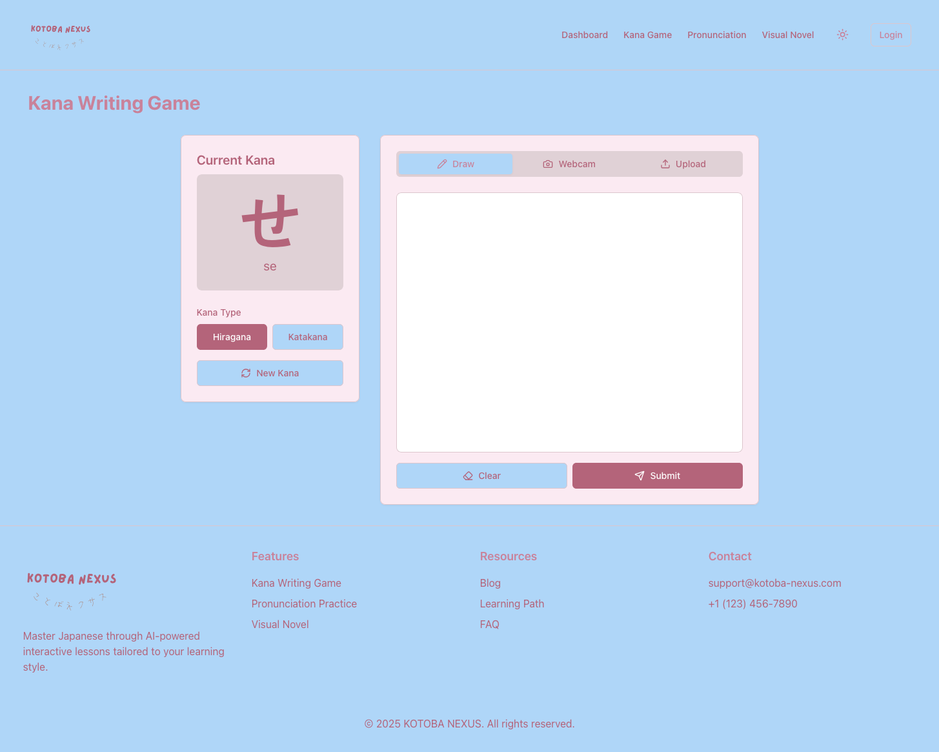
#> input picture KanaWritingGame.png, 939 x 752 px, shrunk from 1455 x 1165 before the run
$ python -i vision_service.py   (imports and definitions only)
#> lines starting #> are read from the running program, lines starting #| are printed output that depends on the picture
# vision_service.py
import os
import base64
from typing import List, Dict, Any, Optional
import requests
from io import BytesIO
from PIL import Image
import numpy as np
from anthropic import Anthropic

class VisionService:
    """Service for processing images with Claude Vision API for OCR and character recognition"""

    def __init__(self):
        """Initialize the vision service with Claude client"""
        self.claude = Anthropic(api_key=os.getenv("CLAUDE_API_KEY"))
        self.model = "claude-3-opus-20240229"

    # [119 lines left out: functions process_image, recognize_characters, not called in this run]

>>> import cv2
>>> picture = cv2.imread('../../../../KanaWritingGame.png', cv2.IMREAD_GRAYSCALE)
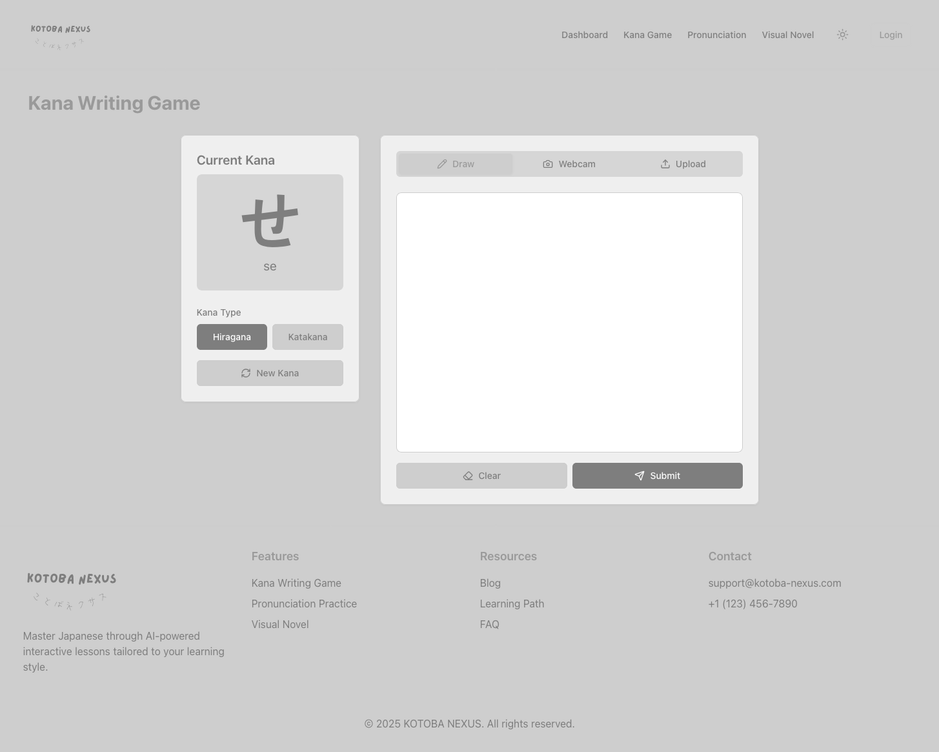
#> picture: shape (752, 939); min 103, max 255, mean 213.5
#> (the run stopped early here; a loop or call above may not have finished)

$ run again, on PronunciationGame.png
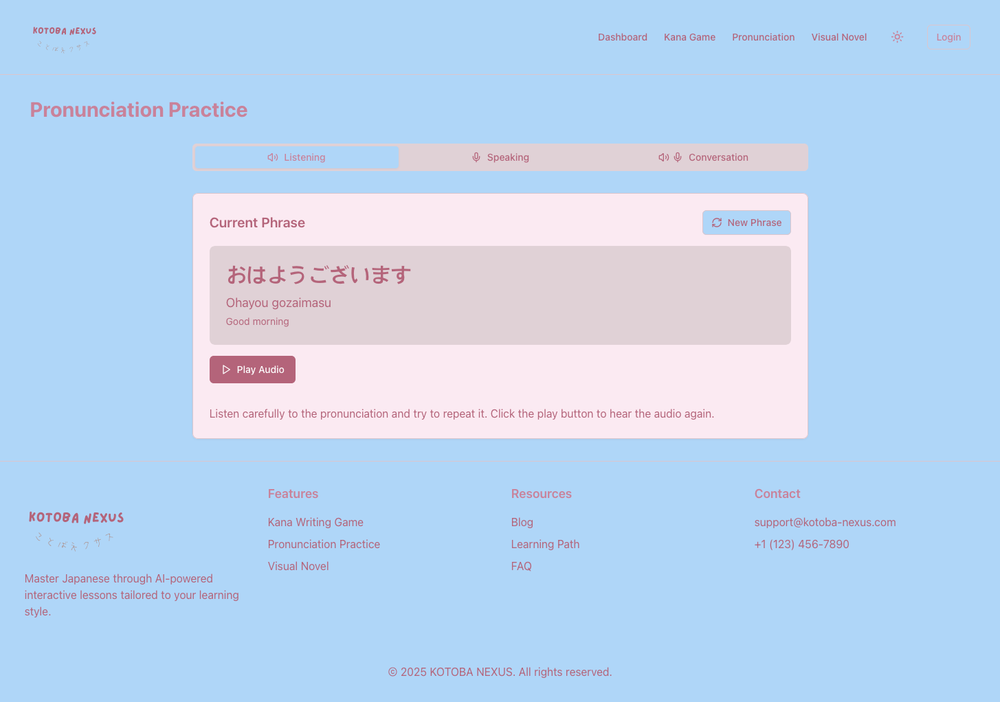
#> input picture PronunciationGame.png, 1000 x 702 px, shrunk from 1455 x 1022 before the run
#> `picture = cv2.imread('../../../../KanaWritingGame.png', cv2.IMREAD_GRA..`:
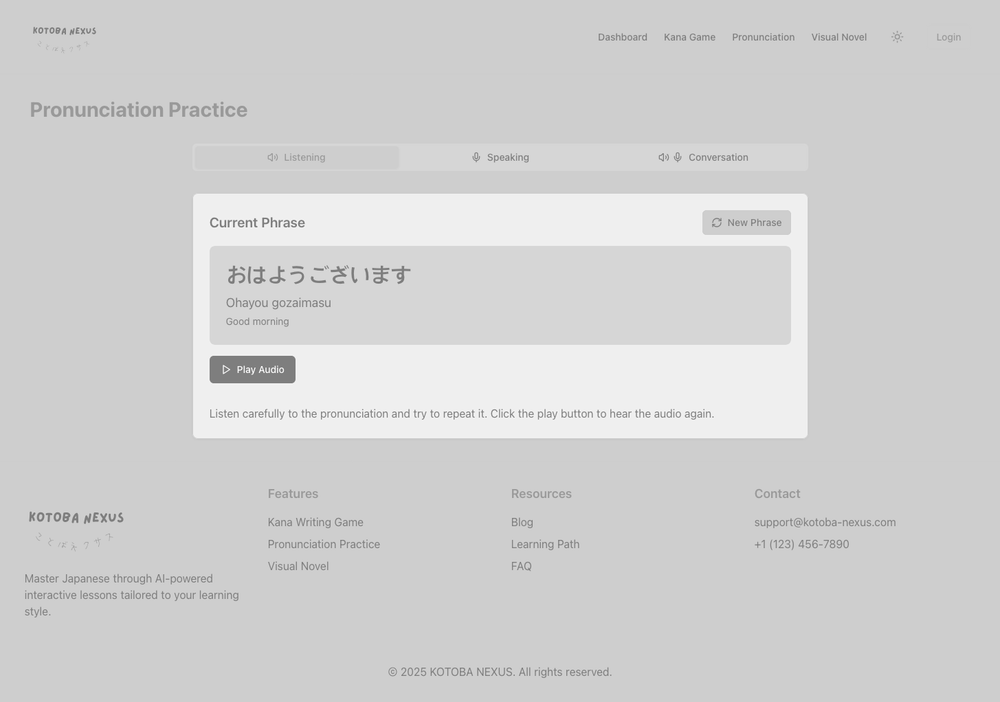
#> picture: shape (702, 1000); min 104, max 255, mean 209.6

$ run again, on VisualNovel.png
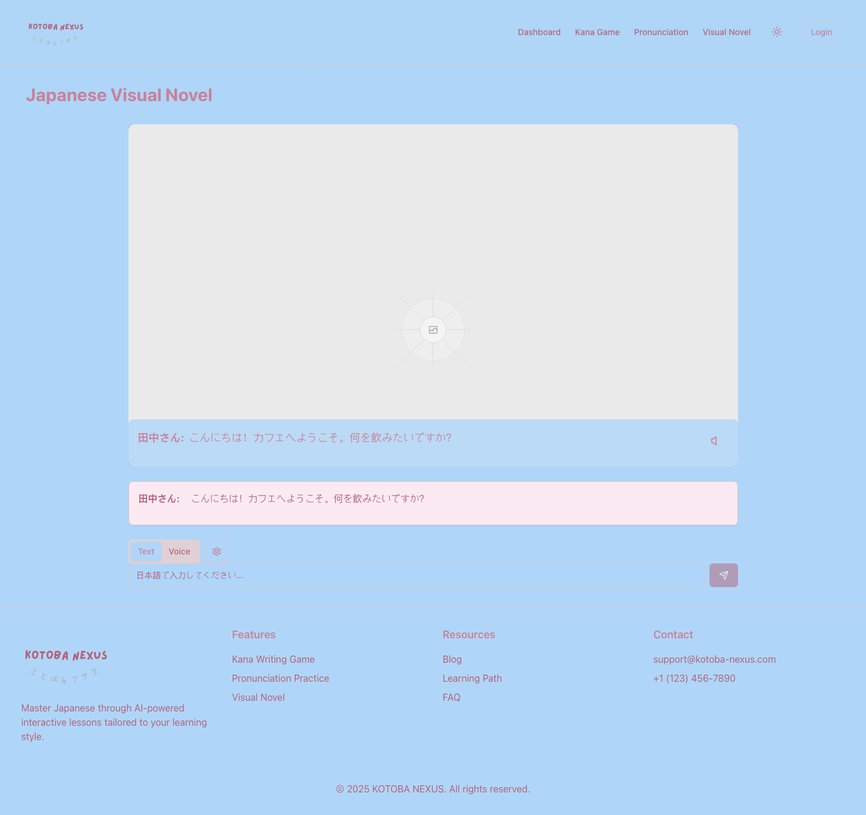
#> input picture VisualNovel.png, 866 x 815 px, shrunk from 1455 x 1370 before the run
#> `picture = cv2.imread('../../../../KanaWritingGame.png', cv2.IMREAD_GRA..`:
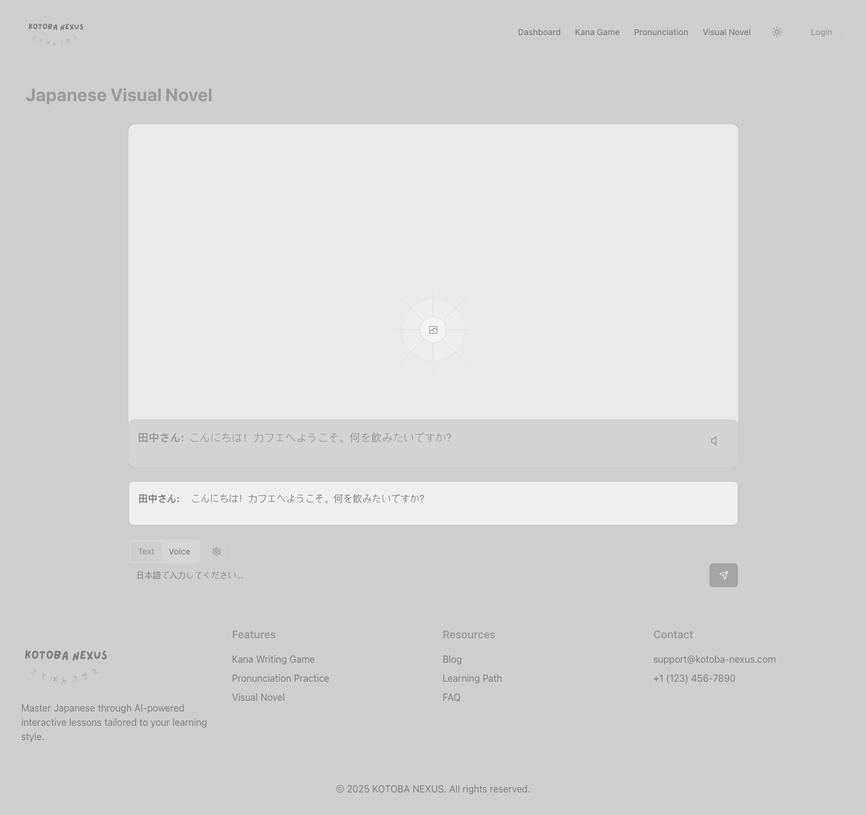
#> picture: shape (815, 866); min 111, max 255, mean 213.9

$ run again, on dashboard.png
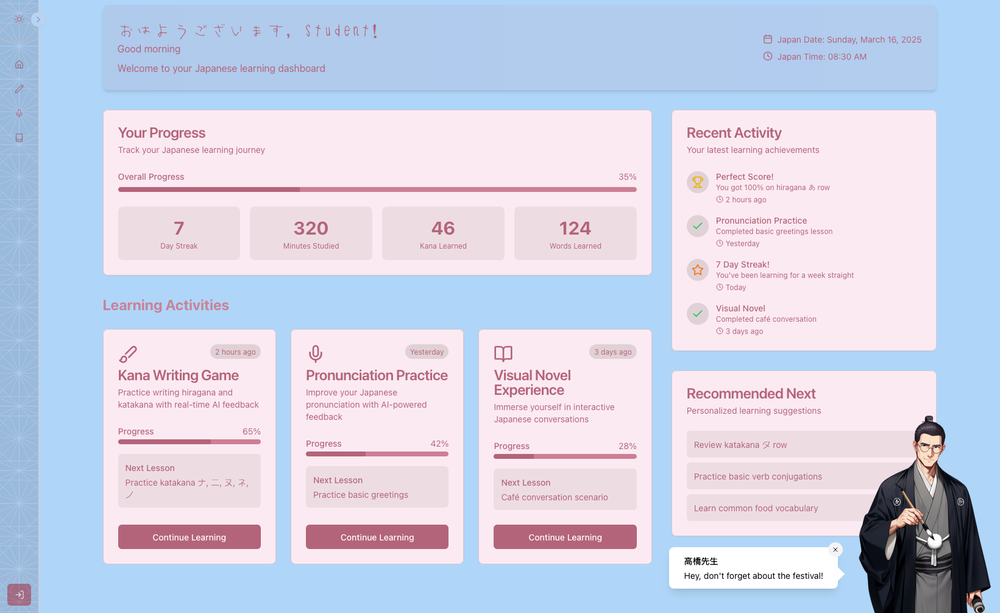
#> input picture dashboard.png, 1000 x 613 px, shrunk from 1641 x 1006 before the run
#> `picture = cv2.imread('../../../../KanaWritingGame.png', cv2.IMREAD_GRA..`:
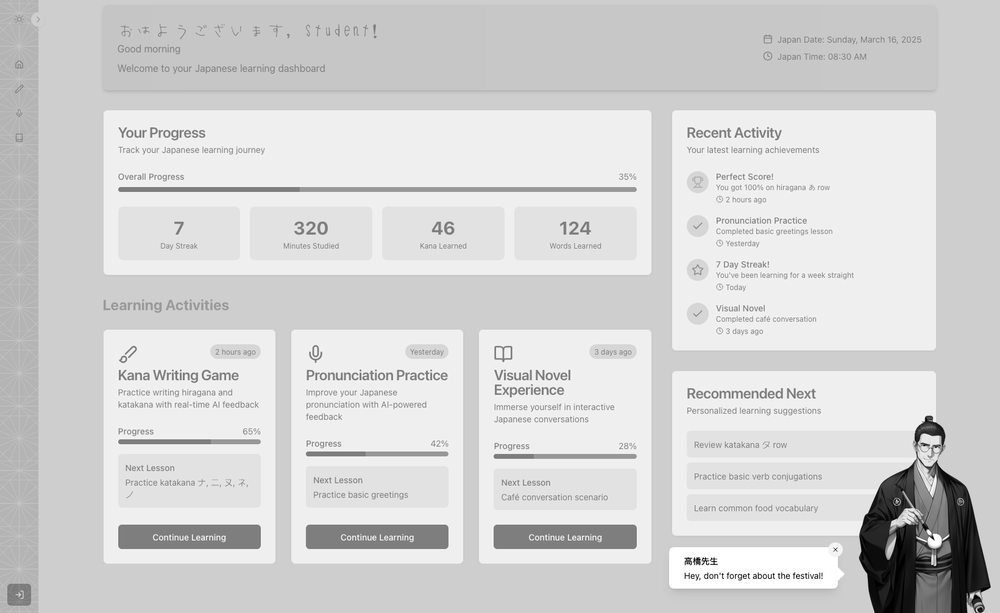
#> picture: shape (613, 1000); min 0, max 255, mean 211.5
